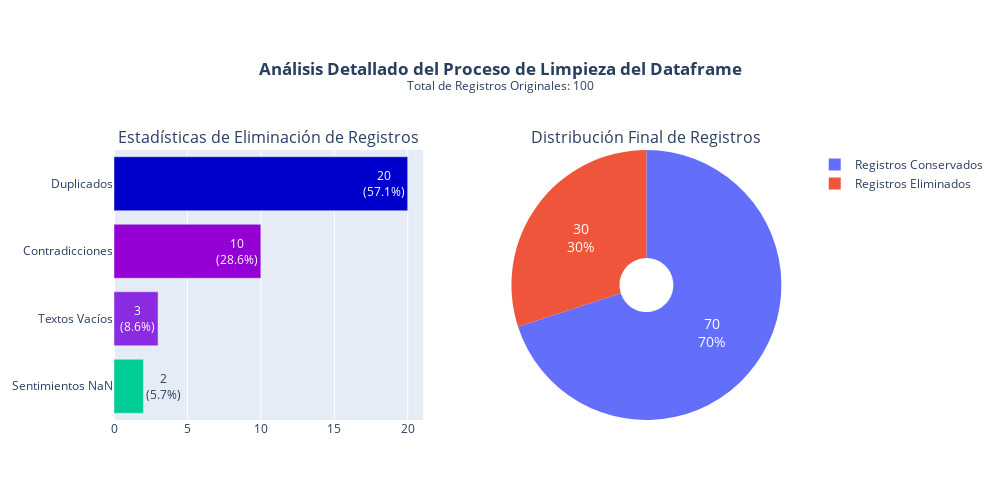

Write notebook code for a chart like this one.
### Code cell
import plotly.graph_objects as go
from plotly.subplots import make_subplots

# Obtener las estadísticas de limpieza
if hasattr(df_final, 'estadisticas_limpieza'):
    stats = df_final.estadisticas_limpieza
else:
    print("Error: No se encontraron las estadísticas de limpieza en df_final.")
    # Crear un diccionario de stats de ejemplo para que el código no falle en caso de error
    stats = {
        'inicial': 100,
        'final': 70,
        'contradicciones_encontradas': 5,
        'registros_eliminados_contradicciones': 10,
        'duplicados_exactos_encontrados': 20,
        'registros_eliminados_duplicados': 20,
        'textos_vacios_eliminados': 3,
        'sentimientos_nan_eliminados': 2,
        'total_eliminados': 30,
        'porcentaje_eliminado': 30.0
    }

# --- Datos para el primer subplot (gráfico de barras horizontales) ---
bar_labels_unsorted = ['Contradicciones', 'Duplicados', 'Textos Vacíos', 'Sentimientos NaN']
bar_values_unsorted = [
    stats['registros_eliminados_contradicciones'],
    stats['registros_eliminados_duplicados'],
    stats['textos_vacios_eliminados'],
    stats['sentimientos_nan_eliminados']
]

# Combinar y ordenar los datos para el gráfico de barras en orden ascendente (al revés del anterior)
sorted_bars = sorted(zip(bar_values_unsorted, bar_labels_unsorted), reverse=False)
bar_values = [val for val, label in sorted_bars]
bar_labels_raw = [label for val, label in sorted_bars] # Keep raw labels for Y-axis

# Calcular porcentajes y crear etiquetas combinadas para el texto en las barras
total_eliminated_for_bars = sum(bar_values) if sum(bar_values) > 0 else 1 # Avoid division by zero
bar_text_labels = []
for i, label in enumerate(bar_labels_raw):
    count = bar_values[i]
    percentage = (count / total_eliminated_for_bars) * 100
    bar_text_labels.append(f"{count:,}<br>({percentage:.1f}%)") # Use <br> for new line


# --- Datos para el segundo subplot (gráfico circular) ---
porcentaje_eliminado = stats['porcentaje_eliminado']
porcentaje_sin_eliminar = 100 - porcentaje_eliminado
pie_labels = ['Registros Eliminados', 'Registros Conservados']
pie_values = [
    stats['total_eliminados'], # Usar el total de eliminados
    stats['final'] # Usar el total final de registros
]

# Colores para el pie chart (ej. rojo para eliminados, verde para conservados)
pie_colors = ['#EF553B', '#636EFA'] # Rojo para eliminados, azul para conservados

# Crear subplots
fig = make_subplots(rows=1, cols=2, specs=[[{"type": "xy"}, {"type": "domain"}]]
                    ,subplot_titles=('Estadísticas de Eliminación de Registros', 'Distribución Final de Registros'))

# Añadir gráfico de barras horizontales
fig.add_trace(go.Bar(y=bar_labels_raw, x=bar_values, orientation='h',
    marker_color=['#00CC96', '#8A2BE2', '#9400D3', '#0000CD'],
    showlegend=False,
    text=bar_text_labels, # Add text labels to bars
    textposition='auto'), # Position the text automatically
    row=1, col=1)

# Añadir gráfico circular
fig.add_trace(go.Pie(labels=pie_labels, values=pie_values, name="Eliminación",
    marker_colors=pie_colors, textinfo='percent+value', hole=.2, insidetextfont=dict(color='white', size=14),
    marker=dict(colors=pie_colors)),
    row=1, col=2)

# Actualizar layout
fig.update_layout(
    title_text=f'<b>Análisis Detallado del Proceso de Limpieza del Dataframe</b><br><sup>Total de Registros Originales: {stats["inicial"]}</sup>',
    title_x=0.5,
    showlegend=True, # Keep main legend visible for the pie chart
    height=500,
    width=1000,
    margin=dict(t=150) # Increased top margin for more space
)

fig.show()

### Figure 1 — Plotly figure (JSON) as saved in the notebook; plotly's stock layout.template omitted (floating-point values rounded to 4 significant figures)
{"data": [{"marker": {"color": ["#00CC96", "#8A2BE2", "#9400D3", "#0000CD"]}, "orientation": "h", "showlegend": false, "text": ["2<br>(5.7%)", "3<br>(8.6%)", "10<br>(28.6%)", "20<br>(57.1%)"], "textposition": "auto", "type": "bar", "x": [2, 3, 10, 20], "xaxis": "x", "y": ["Sentimientos NaN", "Textos Vacíos", "Contradicciones", "Duplicados"], "yaxis": "y"}, {"domain": {"x": [0.55, 1], "y": [0, 1]}, "hole": 0.2, "insidetextfont": {"color": "white", "size": 14}, "labels": ["Registros Eliminados", "Registros Conservados"], "marker": {"colors": ["#EF553B", "#636EFA"]}, "name": "Eliminación", "textinfo": "percent+value", "type": "pie", "values": [30, 70]}], "layout": {"annotations": [{"font": {"size": 16}, "showarrow": false, "text": "Estadísticas de Eliminación de Registros", "x": 0.225, "xanchor": "center", "xref": "paper", "y": 1, "yanchor": "bottom", "yref": "paper"}, {"font": {"size": 16}, "showarrow": false, "text": "Distribución Final de Registros", "x": 0.775, "xanchor": "center", "xref": "paper", "y": 1, "yanchor": "bottom", "yref": "paper"}], "height": 500, "margin": {"t": 150}, "showlegend": true, "title": {"text": "<b>Análisis Detallado del Proceso de Limpieza del Dataframe</b><br><sup>Total de Registros Originales: 100</sup>", "x": 0.5}, "width": 1000, "xaxis": {"anchor": "y", "domain": [0, 0.45]}, "yaxis": {"anchor": "x", "domain": [0, 1]}}}
